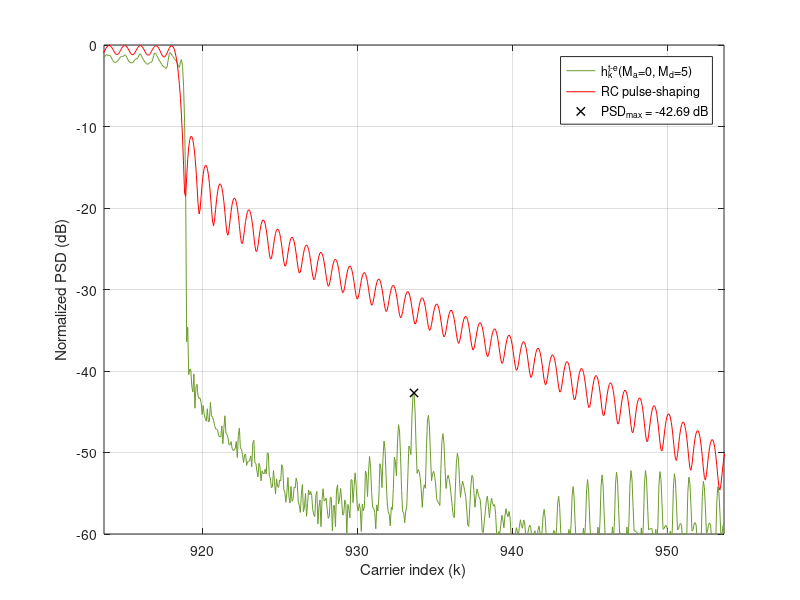

This chart was generated by the following MATLAB code: (Note: this script raises an error after producing the figure.)
clear, close all
%% %%%%%%%%%%%%%%%%%%%%%%%%%%%%%%%%%%%%%%%%%%%%%%%%%%%%%%%%%%
% %                 LOAD THE PARAMETERS                   % %
%%%%%%%%%%%%%%%%%%%%%%%%%%%%%%%%%%%%%%%%%%%%%%%%%%%%%%%%%% %%
addpath('../../data/Fig2')
load('Fig2_Parameters_for_5G_NR_Ma_0_Md_5.mat');

Fsob = OFDM_param.Fsob; % Upsampling factor 
% Upsample in time-domain
N = OFDM_param.N*Fsob;
Ngi = OFDM_param.Ngi*Fsob;
b = (OFDM_param.b+1)*Fsob-1;
L = OFDM_param.L*Fsob;
Ms = OFDM_param.Ms;
g = OFDM_param.g;
us = OFDM_param.us;
ue = OFDM_param.ue;

ur = us + ue;

Pd = GenPulse_param.Pd;
Pd_todas = GenPulse_param.Pd_todas;
Paic = GenPulse_param.Paic;
Ptk = GenPulse_param.Ptk;
R_aic = GenPulse_param.R_aic;
R_tk = GenPulse_param.R_tk;
NexTemp_a = GenPulse_param.NexTemp_a;
NexTemp_d = GenPulse_param.NexTemp_d;
cell_coef_lim = GenPulse_param.cell_coef_lim;



%% %%%%%%%%%%%%%%%%%%%%%%%%%%%%%%%%%%%%%%%%%%%%%%%%%%%%%%%%%%
%            OBTAIN THE PULSES IN THE SCENARIO            % %
%%%%%%%%%%%%%%%%%%%%%%%%%%%%%%%%%%%%%%%%%%%%%%%%%%%%%%%%%% %%

h_k = zeros((NexTemp_a+NexTemp_d+1)*L+b, N); % Matrix containing the proposed pulses
vn=(0:L+b-1)'-Ngi;  % Dicrete time axis vector

aic_k = zeros((NexTemp_a+NexTemp_d+1)*L+b, N);  % Matrix containing the AIC term
t_k = zeros((NexTemp_a+NexTemp_d+1)*L+b, N);    % Matrix containing the AST term

% Obtain h_k for every data carrier
for ind_k = 1:length(Pd)

    % % AIC terms
    %%%%%%%%%%%%%%%%%%%%%%%%%%%%%%%%%%
    % Central term
    Pc = exp(1j*2*pi/N*repmat(vn,1,length(Paic{ind_k})).*repmat(Paic{ind_k}.',length(vn),1)).*repmat(g.',1,length(Paic{ind_k}));
    % Advanced and delayed terms
    for ind_m = -NexTemp_a:NexTemp_d
        if ind_m ~= 0 % Skip the central term
            Pc = [Pc, exp(1j*2*pi/N*repmat(vn,1,length(Paic{ind_k})).*repmat(Paic{ind_k}.',length(vn),1)).*repmat(g.',1,length(Paic{ind_k}))]; % Concatenamos las columnas de los tonos AIC de los Ma+Md+1 pulsos
        end
    end

    aic_temp = Pc*diag(R_aic{ind_k});
    aic_k((NexTemp_a*L+1):(NexTemp_a+1)*L+b,Pd(ind_k)+N/2+1) = sum(aic_temp(:,1:length(Paic{ind_k})),2);    % CENTRAL TERM
    
    m_temp = 0;
    for ind_m = -NexTemp_a:NexTemp_d;                                                                       % ADVANCED AND DELAYED TERMS
        if ind_m ~= 0 % Skip the central terms
            aic_k(((NexTemp_a+ind_m)*L+1):((NexTemp_a+ind_m+1)*L+b),Pd(ind_k)+N/2+1) = aic_k(((NexTemp_a+ind_m)*L+1):((NexTemp_a+ind_m+1)*L+b),Pd(ind_k)+N/2+1) + sum(aic_temp(:,(length(Paic{ind_k})*(1+m_temp)) + (1:length(Paic{ind_k}))),2);
            m_temp = m_temp+1;
        end
    end
    
    % % AST terms
    %%%%%%%%%%%%%%%%%%%%%%%%%%%%%%%%%%
    % Central term
    Ts = exp(1j*2*pi/N*repmat(vn,1,length(Ptk{ind_k})).*repmat(Ptk{ind_k}.',length(vn),1)).*repmat(us.',1,length(Ptk{ind_k}));
    Te = exp(1j*2*pi/N*repmat(vn,1,length(Ptk{ind_k})).*repmat(Ptk{ind_k}.',length(vn),1)).*repmat(ue.',1,length(Ptk{ind_k}));
    T = [Ts, Te];
    
    % Advanced and delayed terms
    for ind_m = -NexTemp_a:-1;
        T = [T, Ts];
    end
    for ind_m=1:NexTemp_d;
        T = [T, Te];
    end
    t_k_temp = T*diag(R_tk{ind_k});

    t_k(((NexTemp_a)*L+1):((NexTemp_a+1))*L+b,Pd(ind_k)+N/2+1) = sum(t_k_temp(:,1:2*length(Ptk{ind_k})),2);

    m_temp = 0;
    for ind_m = -NexTemp_a:-1;
            t_k(((NexTemp_a+ind_m)*L+1):(NexTemp_a+ind_m+1)*L+b,Pd(ind_k)+N/2+1) = t_k(((NexTemp_a+ind_m)*L+1):(NexTemp_a+ind_m+1)*L+b,Pd(ind_k)+N/2+1) + sum(t_k_temp(:,(2*length(Ptk{ind_k})+m_temp*length(Ptk{ind_k})) + (1:length(Ptk{ind_k}))),2);
            m_temp = m_temp + 1;
    end
    for ind_m = 1:NexTemp_d;
            t_k(((NexTemp_a+ind_m)*L+1):(NexTemp_a+ind_m+1)*L+b,Pd(ind_k)+N/2+1) = t_k(((NexTemp_a+ind_m)*L+1):(NexTemp_a+ind_m+1)*L+b,Pd(ind_k)+N/2+1) + sum(t_k_temp(:,(2*length(Ptk{ind_k})+m_temp*length(Ptk{ind_k})) + (1:length(Ptk{ind_k}))),2);
            m_temp = m_temp + 1;
    end
end

h_k = aic_k + t_k;

p_k_conv = exp(1j*(2*pi/N)*repmat(vn,1,length(Pd_todas)).*repmat(Pd_todas.',length(vn),1)).*repmat(g.',1,length(Pd_todas));

h_k(NexTemp_a*L + (1:L+b),Pd_todas+N/2+1) = h_k(NexTemp_a*L + (1:L+b),Pd_todas+N/2+1) + p_k_conv;


%% %%%%%%%%%%%%%%%%%%%%%%%%%%%%%%%%%%%%%%%%%%%%%%%%%%%%%%%%%%
% %     REPRESENTATION OF THE PULSES IN THE SCENARIO      % %
%%%%%%%%%%%%%%%%%%%%%%%%%%%%%%%%%%%%%%%%%%%%%%%%%%%%%%%%%% %%

% Obtain the PSD
H_k = fft(h_k,N*Ms);
P_k = fft(p_k_conv,N*Ms);

psd_H = fftshift(sum(abs(H_k).^2,2));
psd_P = fftshift(sum(abs(P_k).^2,2));

x = (-N*Ms/2:N*Ms/2-1)/(Ms);
indices = find(ismember(x,[-N/2,N/2-1]));
indices = indices(1):1:indices(2);

x = x+N/2;
y_h = 10*log10(psd_H/max(psd_H));
y_p = 10*log10(psd_P/max(psd_P));

PSD_max = max(max(y_h(find(x>Pd_todas(end)+N/2+1.8))), max(y_h(find(x<Pd_todas(1)+N/2-1.8)))); %% PSD_MAX IS SOUGHT BEYOND THE 0.67 SCS GUARD BAND THAT IS LEFT BY EACH SIDE
x_PSD_max = x(find(y_h==PSD_max));

% Fig 2 (ITU-T Rec. G9960 Ma=0,Md=5)
figure,
plot(x(indices),y_h(indices), 'DisplayName', 'h_k^{t-e}(M_a=0, M_d=5)', 'Color', "#6B9B2B"); hold on; grid on;
plot(x(indices),y_p(indices), 'DisplayName', 'RC pulse-shaping', 'Color', 'r');
plot(x_PSD_max, PSD_max, 'Marker', 'x', 'Color', 'k', 'LineStyle', 'none','LineWidth',1, 'DisplayName', ['PSD_{max} = ', num2str(PSD_max, '%.2f'), ' dB'])
xlabel('Carrier index (k)'); ylabel('Normalized PSD (dB)'); legend('show')
xlim(x_PSD_max+[-20,20]); ylim([-60,0])


%% %%%%%%%%%%%%%%%%%%%%%%%%%%%%
% %     CLARIFYING NOTE     % %
%%%%%%%%%%%%%%%%%%%%%%%%%%%% %%

NOTE = ['NOTE: The maximum number of RB that can be used in a 5 MHz channel is 25, which is equivalent to 4.5 MHz (SCS = 15 kHz).',...
    ' That leaves a 500 kHz guard band, 250 kHz by each side of the transmission band.',...
    ' If this guard band is reduced by repurposing those carriers that were previously assigned to it for data transmission, it can be reduced by up to 16 subcarriers, leaving a residual guard band 10 kHz wide (2/3 of an SCS).',...
    ' Hence, the PSD peak can be sought beyond that guard band, which is 1.67 SCS beyond the outermost transmitting subcarrier by each end of the passband.'];
wrapped_NOTE = textwrap({NOTE}, 70);
disp('##################################################################################')
fprintf('\n')
disp(wrapped_NOTE)
disp('##################################################################################')